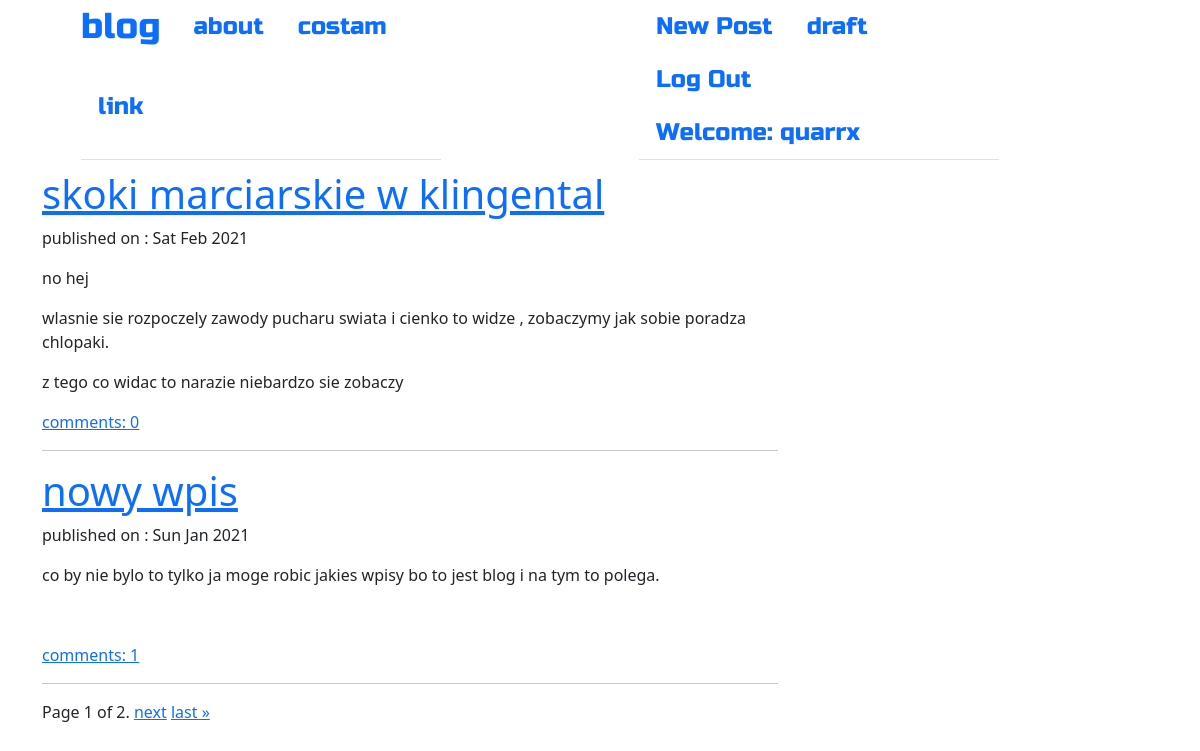
Page /blog/ (signed in) on the committed database.
### blog/models.py (models this page shows, shortened)
class Post(models.Model):
    author = models.ForeignKey('auth.User', on_delete=models.CASCADE)
    title = models.CharField(max_length=200)
    text = models.TextField()
    create_date = models.DateTimeField(default=timezone.now)
    published_date = models.DateTimeField(blank=True, null=True)
    def comments_approved(self):
        return self.comments.filter(approved_comments = True)

### blog/views.py (the view)
# urls.py: path('', views.PostListView.as_view(), name='post_list'),
class PostListView(ListView):
    model = Post
    paginate_by = 2
    def get_queryset(self):
        zapytanie = self.model.objects.filter(published_date__lte=timezone.now()).order_by('-published_date')
        return zapytanie

### blog/templates/blog/post_list.html (shortened to what this page needs)
{% extends 'blog/base.html' %}
{% block content %}
<div class="centerstage">
    {% for post in post_list %}
        {% if post.published_date or user.is_authenticated %}
        <div class="post">
            <h1><a href="{% url 'post_detail' pk=post.pk %}">{{ post.title }}</a> </h1>
            <div class="date">
                <p> published on : {{post.published_date|date:"D M Y"}}</p>
                <p class="postcontent">{{ post.text|safe|linebreaksbr}}</p>
            </div>
               <a href="{% url 'post_detail' pk=post.pk%}">comments: {{post.comments_approved.count}}</a>
             </div>
    <hr>
        {% endif %}
    {%endfor%}
    <div class="pagination">
    <span class="step-links">
        <span class="current">
            Page {{ page_obj.number }} of {{ page_obj.paginator.num_pages }}.
        </span>
        {% if page_obj.has_next %}
            <a href="?page={{ page_obj.next_page_number }}">next</a>
            <a href="?page={{ page_obj.paginator.num_pages }}">last &raquo;</a>
        {% endif %}
    </span>
</div>
</div>
{% endblock %}

### blog/templates/blog/base.html (shortened to what this page needs)
<!DOCTYPE html>
{% load static %}
<html lang="en">
<head>
    <link href="https://cdn.jsdelivr.net/npm/bootstrap@5.0.0-beta1/dist/css/bootstrap.min.css" rel="stylesheet">
    <link rel="stylesheet" href="//cdn.jsdelivr.net/npm/medium-editor@latest/dist/css/medium-editor.min.css" type="text/css" media="screen" charset="utf-8">
    <link rel="stylesheet" href="{% static  'css/blog.css' %}">
    <link href="//netdna.bootstrapcdn.com/bootstrap/3.0.0/css/bootstrap-glyphicons.css" rel="stylesheet">
</head>
<body>
    <nav class="nav techfont ">
    <div class="nav container row justify-content-around">
        <div class="nav col-sm-4" id="navbarNav">
            <ul class=" nav nav-tabs justify-content">
                <li class="nav-item"><a class="navbar-brand bigbrand" href="{% url 'post_list'%}">blog</a> </li>
                <li class="nav-item"><a class="nav-link" href="{% url 'about'%}">about</a></li>
                <li class="nav-item"><a class="nav-link" href="www.google.com">costam</a> </li>
                <li class="nav-item"><a class="nav-link" href="#" >link</a> </li>
            </ul>
        </div>
        <div class=" nav col-sm-4 " id="navbarNav1 ">
            <ul class=" nav nav-tabs  ">
                {% if user.is_authenticated%}
                <li class="nav-item"><a class="nav-link" href="{% url 'post_new'%}">New Post</a> </li>
                <li class="nav-item"><a class="nav-link" href="{% url 'post_draft_list'%}">draft</a> </li>
                <li class="nav-item"><a class="nav-link" href="{% url 'logout'%}">Log Out</a> </li>
                <li class="nav-item"><a class="nav-link">Welcome: {{user.username}}</a> </li>
            {% endif %}
        </div>
    </div>
    </nav>
    <div class="content container">
        <div class="row">
            <div class="col-md-8">
                <div class="blog_post">
                    {% block content%}
                    {% endblock%}
                </div>
            </div>
        </div>
    </div>
</body>
</html>

### blog/static/css/blog.css (style rules this page uses)
.techfont { font-family:'Russo One' , sans-serif; font-size: 1.5em; margin-bottom: 10px }
.bigbrand { font-size: 1.5em; }
.centerstage { margin-left: auto; margin-right: auto; }
.postcontent { font-family: 'Monserrat'; font-size: 1.5em; }

### rows in the picture
Post: title "skoki marciarskie w klingental", published_date "Sat Feb 2021", text "no hej wlasnie sie rozpoczely zawody pucharu swiata i cienko to widze , zobaczymy jak sobie poradza chlopaki. z tego co widac to narazie niebardzo sie zobaczy", comments_approved.count "0"
Post: title "nowy wpis", published_date "Sun Jan 2021", text "co by nie bylo to tylko ja moge robic jakies wpisy bo to jest blog i na tym to polega.", comments_approved.count "1"

### other values in the picture
{{ user.username }} "quarrx"
{{ page_obj.number }} "1"
{{ page_obj.paginator.num_pages }} "2"
